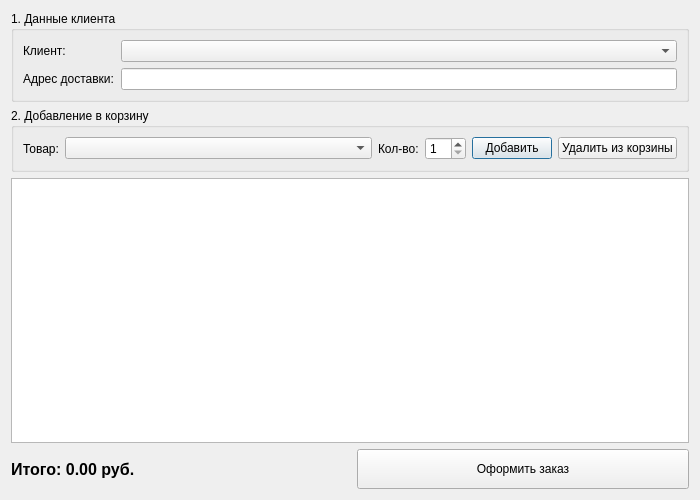
<?xml version="1.0" encoding="UTF-8"?>
<ui version="4.0">
 <class>OrdersDialog</class>
 <widget class="QDialog" name="OrdersDialog">
  <property name="geometry"><rect><x>0</x><y>0</y><width>700</width><height>500</height></rect></property>
  <layout class="QVBoxLayout" name="verticalLayout">
   <item>
    <widget class="QGroupBox" name="groupBox">
     <property name="title"><string>1. Данные клиента</string></property>
     <layout class="QFormLayout" name="formLayout">
      <item row="0" column="0"><widget class="QLabel" name="label"><property name="text"><string>Клиент:</string></property></widget></item>
      <item row="0" column="1"><widget class="QComboBox" name="cbClients"/></item>
      <item row="1" column="0"><widget class="QLabel" name="label_2"><property name="text"><string>Адрес доставки:</string></property></widget></item>
      <item row="1" column="1"><widget class="QLineEdit" name="leAddress"/></item>
     </layout>
    </widget>
   </item>
   <item>
    <widget class="QGroupBox" name="groupBox_2">
     <property name="title"><string>2. Добавление в корзину</string></property>
     <layout class="QHBoxLayout" name="horizontalLayout">
      <item><widget class="QLabel" name="label_3"><property name="text"><string>Товар:</string></property></widget></item>
      <item><widget class="QComboBox" name="cbProducts"><property name="sizePolicy"><sizepolicy hsizetype="Expanding" vsizetype="Fixed"><horstretch>0</horstretch><verstretch>0</verstretch></sizepolicy></property></widget></item>
      <item><widget class="QLabel" name="label_4"><property name="text"><string>Кол-во:</string></property></widget></item>
      <item><widget class="QSpinBox" name="sbQuantity"><property name="minimum"><number>1</number></property></widget></item>
      <item><widget class="QPushButton" name="btnAddItem"><property name="text"><string>Добавить</string></property></widget></item>
      <item><widget class="QPushButton" name="btnRemoveItem"><property name="text"><string>Удалить из корзины</string></property></widget></item>
     </layout>
    </widget>
   </item>
   <item>
    <widget class="QTableView" name="tvCart"/>
   </item>
   <item>
    <layout class="QHBoxLayout" name="horizontalLayout_2">
     <item>
      <widget class="QLabel" name="lblTotal">
       <property name="font"><font><pointsize>12</pointsize><bold>true</bold></font></property>
       <property name="text"><string>Итого: 0.00 руб.</string></property>
      </widget>
     </item>
     <item>
      <spacer name="horizontalSpacer">
       <property name="orientation"><enum>Qt::Horizontal</enum></property>
      </spacer>
     </item>
     <item>
      <widget class="QPushButton" name="btnCreateOrder">
       <property name="minimumSize"><size><width>150</width><height>40</height></size></property>
       <property name="text"><string>Оформить заказ</string></property>
      </widget>
     </item>
    </layout>
   </item>
  </layout>
 </widget>
</ui>
